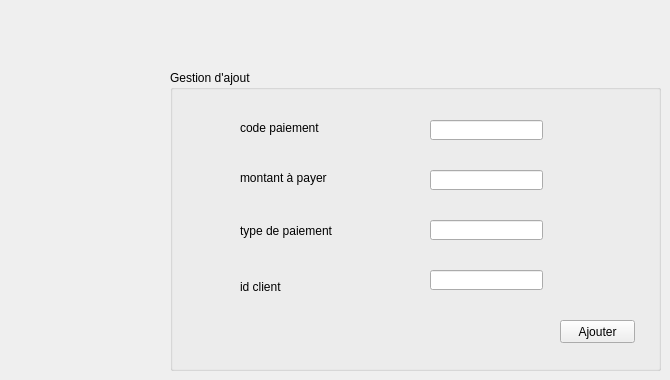
   <widget class="QWidget" name="Ajout_pa">
    <attribute name="title">
     <string>Ajouter un paiement</string>
    </attribute>
    <widget class="QGroupBox" name="groupBox">
     <property name="geometry">
      <rect>
       <x>170</x>
       <y>70</y>
       <width>491</width>
       <height>301</height>
      </rect>
     </property>
     <property name="styleSheet">
      <string notr="true">QSlider::groove:horizontal {
border: 1px solid #bbb;
background: white;
height: 10px;
border-radius: 4px;
}

QSlider::sub-page:horizontal {
background: qlineargradient(x1: 0, y1: 0,    x2: 0, y2: 1,
    stop: 0 #66e, stop: 1 #bbf);
background: qlineargradient(x1: 0, y1: 0.2, x2: 1, y2: 1,
    stop: 0 #bbf, stop: 1 #55f);
border: 1px solid #777;
height: 10px;
border-radius: 4px;
}

QSlider::add-page:horizontal {
background: #fff;
border: 1px solid #777;
height: 10px;
border-radius: 4px;
}

QSlider::handle:horizontal {
background: qlineargradient(x1:0, y1:0, x2:1, y2:1,
    stop:0 #eee, stop:1 #ccc);
border: 1px solid #777;
width: 13px;
margin-top: -2px;
margin-bottom: -2px;
border-radius: 4px;
}

QSlider::handle:horizontal:hover {
background: qlineargradient(x1:0, y1:0, x2:1, y2:1,
    stop:0 #fff, stop:1 #ddd);
border: 1px solid #444;
border-radius: 4px;
}

QSlider::sub-page:horizontal:disabled {
background: #bbb;
border-color: #999;
}

QSlider::add-page:horizontal:disabled {
background: #eee;
border-color: #999;
}

QSlider::handle:horizontal:disabled {
background: #eee;
border: 1px solid #aaa;
border-radius: 4px;
}</string>
     </property>
     <property name="title">
      <string>Gestion d'ajout</string>
     </property>
     <widget class="QLineEdit" name="lineEdit_typepaie">
      <property name="geometry">
       <rect>
        <x>260</x>
        <y>150</y>
        <width>113</width>
        <height>20</height>
       </rect>
      </property>
      <property name="text">
       <string/>
      </property>
     </widget>
     <widget class="QLineEdit" name="lineEdit_codepaie">
      <property name="geometry">
       <rect>
        <x>260</x>
        <y>50</y>
        <width>113</width>
        <height>20</height>
       </rect>
      </property>
     </widget>
     <widget class="QLabel" name="label">
      <property name="geometry">
       <rect>
        <x>70</x>
        <y>150</y>
        <width>111</width>
        <height>21</height>
       </rect>
      </property>
      <property name="text">
       <string>type de paiement</string>
      </property>
     </widget>
     <widget class="QLabel" name="label_2">
      <property name="geometry">
       <rect>
        <x>70</x>
        <y>50</y>
        <width>111</width>
        <height>16</height>
       </rect>
      </property>
      <property name="text">
       <string>code paiement</string>
      </property>
     </widget>
     <widget class="QLabel" name="label_3">
      <property name="geometry">
       <rect>
        <x>70</x>
        <y>100</y>
        <width>111</width>
        <height>16</height>
       </rect>
      </property>
      <property name="text">
       <string>montant à payer </string>
      </property>
     </widget>
     <widget class="QPushButton" name="pb_ajouter">
      <property name="geometry">
       <rect>
        <x>390</x>
        <y>250</y>
        <width>75</width>
        <height>23</height>
       </rect>
      </property>
      <property name="text">
       <string>Ajouter</string>
      </property>
     </widget>
     <widget class="QLineEdit" name="lineEdit_montant">
      <property name="geometry">
       <rect>
        <x>260</x>
        <y>100</y>
        <width>113</width>
        <height>20</height>
       </rect>
      </property>
     </widget>
     <widget class="QLineEdit" name="lineEdit_idclient">
      <property name="geometry">
       <rect>
        <x>260</x>
        <y>200</y>
        <width>113</width>
        <height>20</height>
       </rect>
      </property>
     </widget>
     <widget class="QLabel" name="label_4">
      <property name="geometry">
       <rect>
        <x>70</x>
        <y>210</y>
        <width>47</width>
        <height>13</height>
       </rect>
      </property>
      <property name="text">
       <string>id client</string>
      </property>
     </widget>
    </widget>
   </widget>
